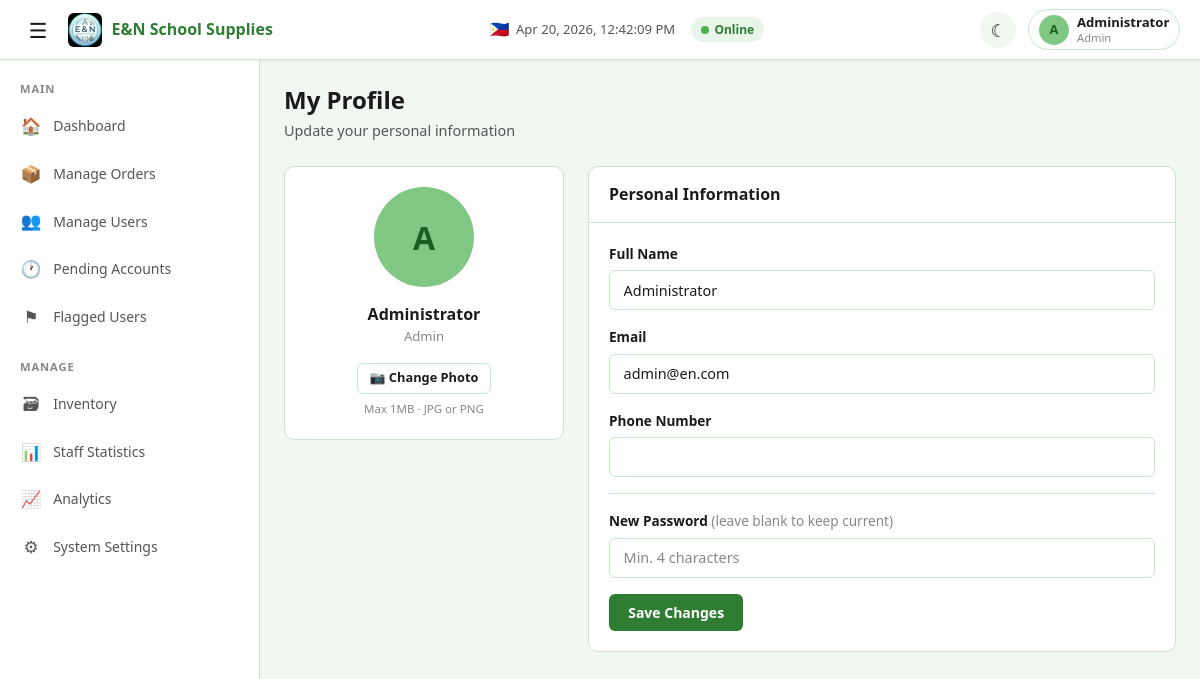
Screenshot of /admin/profile.php (signed in) with the database file from the repository.
### tables this page shows
CREATE TABLE IF NOT EXISTS `system_settings` (
  `setting_key`   VARCHAR(100) PRIMARY KEY,
  `setting_value` TEXT         NOT NULL,
  `updated_at`    TIMESTAMP    NOT NULL DEFAULT CURRENT_TIMESTAMP ON UPDATE CURRENT_TIMESTAMP
);

CREATE TABLE IF NOT EXISTS `users` (
  `id`               INT AUTO_INCREMENT PRIMARY KEY,
  `full_name`        VARCHAR(150)    NOT NULL,
  `email`            VARCHAR(150)    NOT NULL UNIQUE,
  `phone`            VARCHAR(20)     NOT NULL DEFAULT '',
  `password`         TEXT            NOT NULL,
  `role`             ENUM('admin','staff','customer') NOT NULL,
  `status`           ENUM('active','pending','flagged') NOT NULL DEFAULT 'active',
  `flag_reason`      TEXT            NULL,
  `profile_image`    VARCHAR(255)    NULL,
  `theme_preference` ENUM('light','dark','auto') NOT NULL DEFAULT 'auto',
  `created_by`       INT             NULL,
  `created_at`       TIMESTAMP       NOT NULL DEFAULT CURRENT_TIMESTAMP,
  `updated_at`       TIMESTAMP       NOT NULL DEFAULT CURRENT_TIMESTAMP ON UPDATE CURRENT_TIMESTAMP,
  CONSTRAINT `fk_users_created_by` FOREIGN KEY (`created_by`) REFERENCES `users`(`id`) ON DELETE SET NULL
);

### admin/profile.php (called while the page is built, shortened)
<?php
require_once __DIR__ . '/../includes/auth.php';
$user = get_current_user_data();
$activePage = 'profile';
include __DIR__ . '/../includes/layout_header.php';
include __DIR__ . '/../includes/profile_content.php';
include __DIR__ . '/../includes/layout_footer.php';

### includes/helpers.php (called while the page is built, shortened)
<?php
function current_user_id(): ?int {
    return $_SESSION['user_id'] ?? null;
}

### includes/auth.php (called while the page is built, shortened)
<?php
require_once __DIR__ . '/config.php';
require_once __DIR__ . '/helpers.php';
function get_current_user_data(): ?array {
    global $pdo;
    $userId = current_user_id();
    try {
        $stmt = $pdo->prepare("SELECT * FROM users WHERE id = ? LIMIT 1");
        $stmt->execute([$userId]);
        return $stmt->fetch() ?: null;
    } catch (Exception $e) {
        return null;
    }
}

### includes/config.php (called while the page is built, shortened)
<?php
$configFile = BASE_PATH . 'config.json';
$config = json_decode(file_get_contents($configFile), true);
$dbConf = $config['database'];
try {
    $dsn = sprintf(
        'mysql:host=%s;dbname=%s;charset=%s',
        $dbConf['host'],
        $dbConf['name'],
        $dbConf['charset']
    );
    $pdo = new PDO($dsn, $dbConf['user'], $dbConf['password'], [
        PDO::ATTR_ERRMODE            => PDO::ERRMODE_EXCEPTION,
        PDO::ATTR_DEFAULT_FETCH_MODE => PDO::FETCH_ASSOC,
        PDO::ATTR_EMULATE_PREPARES   => false,
    ]);
} catch (PDOException $e) {
    die('Database connection failed: ' . $e->getMessage());
}
function get_setting(string $key, string $default = ''): string {
    global $pdo;
    try {
        $stmt = $pdo->prepare("SELECT setting_value FROM system_settings WHERE setting_key = ? LIMIT 1");
        $stmt->execute([$key]);
        $row = $stmt->fetch();
        return $row ? $row['setting_value'] : $default;
    } catch (Exception $e) {
        return $default;
    }
}

### includes/profile_content.php (the view, shortened to what this page needs)
<div class="page-header">
  <h1>My Profile</h1>
  <p class="subtitle">Update your personal information</p>
</div>
<div style="display:grid; grid-template-columns: 280px 1fr; gap: 1.5rem; max-width: 900px;">
  <div class="card" style="align-self:start">
    <div class="card-body" style="text-align:center">
      <div style="width:100px;height:100px;border-radius:50%;overflow:hidden;margin:0 auto 1rem;background:var(--accent);display:flex;align-items:center;justify-content:center;font-size:2rem;font-weight:700;color:#1b5e20;">
        <?php if (!empty($user['profile_image'])): ?>
          <img id="avatar-preview" src="<?= $basePath . $user['profile_image'] ?>" alt="Avatar" style="width:100%;height:100%;object-fit:cover;">
        <?php else:
          $parts = explode(' ', $user['full_name']);
          $initials = strtoupper(substr($parts[0], 0, 1));
        ?>
          <span id="avatar-preview"><?= $initials ?></span>
        <?php endif; ?>
      </div>
      <h3 style="font-size:1rem;"><?= htmlspecialchars($user['full_name']) ?></h3>
      <p class="text-muted" style="font-size:0.82rem;text-transform:capitalize;margin-bottom:1rem"><?= $user['role'] ?></p>
      <form id="avatar-form" enctype="multipart/form-data" style="margin-top:0.5rem;">
        <label class="btn btn-outline btn-sm" style="cursor:pointer">
          &#128247; Change Photo
        </label>
        <p class="text-muted" style="font-size:0.72rem;margin-top:0.4rem">Max 1MB · JPG or PNG</p>
      </form>
    </div>
  </div>
  <div class="card">
    <div class="card-header">
      <h3 style="font-size:1rem">Personal Information</h3>
    </div>
    <div class="card-body">
      <form id="profile-form">
        <div class="form-group">
          <label class="form-label" for="full_name">Full Name</label>
          <input class="form-input" type="text" id="full_name" name="full_name" value="<?= htmlspecialchars($user['full_name']) ?>" required>
        </div>
        <div class="form-group">
          <label class="form-label" for="email">Email</label>
          <input class="form-input" type="email" id="email" name="email" value="<?= htmlspecialchars($user['email']) ?>" required>
        </div>
        <div class="form-group">
          <label class="form-label" for="phone">Phone Number</label>
          <input class="form-input" type="text" id="phone" name="phone" value="<?= htmlspecialchars($user['phone']) ?>">
        </div>
        <hr style="border:none;border-top:1px solid var(--border);margin:1rem 0">
        <div class="form-group">
          <label class="form-label" for="password">New Password <span class="text-muted" style="font-weight:400">(leave blank to keep current)</span></label>
          <input class="form-input" type="password" id="password" name="password" placeholder="Min. 4 characters">
        </div>
        <button type="submit" class="btn btn-primary">Save Changes</button>
      </form>
    </div>
  </div>
</div>

### includes/layout_header.php (shortened to what this page needs)
<?php
$storeName  = get_setting('store_name', 'E&N School Supplies');
$logoPath   = get_setting('logo_path', 'assets/images/logo.png');
$sysStatus  = get_setting('system_status', 'online');
$forceDark  = get_setting('force_dark_mode', '0');
$role       = $user['role'] ?? '';
$basePath   = '';
$scriptPath = $_SERVER['SCRIPT_NAME'] ?? '';
if (strpos($scriptPath, '/admin/') !== false ||
    strpos($scriptPath, '/staff/') !== false ||
    strpos($scriptPath, '/customer/') !== false) {
    $basePath = '../';
}
?>
<!DOCTYPE html>
<html lang="en">
<head>
  <link rel="stylesheet" href="<?= $basePath ?>assets/css/global.css">
  <link rel="stylesheet" href="<?= $basePath ?>assets/css/components.css">
  <link rel="stylesheet" href="<?= $basePath ?>assets/css/sidebar.css">
</head>
<body
  data-base-path="<?= $basePath ?>"
  data-user-id="<?= $user['id'] ?? '' ?>"
  data-theme-preference="<?= $user['theme_preference'] ?? 'auto' ?>"
  data-force-dark-mode="<?= $forceDark ?>"
>
<nav class="navbar">
  <div class="navbar-left">
    <button class="hamburger" id="hamburger-btn" title="Toggle sidebar">&#9776;</button>
    <a href="<?= $basePath ?>index.php" class="navbar-brand">
      <img src="<?= $basePath . $logoPath ?>" alt="Logo" onerror="this.style.display='none'">
      <span class="brand-name"><?= htmlspecialchars($storeName) ?></span>
    </a>
  </div>
  <div class="navbar-center">
    <div class="navbar-datetime">
      <span class="ph-flag">&#127477;&#127469;</span>
      <span id="navbar-datetime"></span>
    </div>
    <span class="system-status <?= $sysStatus ?>">
      <span class="status-dot"></span>
      <?= ucfirst($sysStatus) ?>
    </span>
  </div>
  <div class="navbar-right">
    <button class="theme-toggle" id="theme-toggle" title="Toggle theme">&#9790;</button>
    <div class="profile-section">
      <div class="profile-trigger" id="profile-trigger">
        <?php
        $avatarPath = $basePath . ($user['profile_image'] ?? '');
        $initials = '';
        if (!empty($user['full_name'])) {
            $parts = explode(' ', $user['full_name']);
            $initials = strtoupper(substr($parts[0], 0, 1));
        }
        ?>
        <?php if (!empty($user['profile_image'])): ?>
          <img class="profile-avatar" src="<?= $avatarPath ?>" alt="Avatar">
        <?php else: ?>
          <span class="profile-avatar"><?= $initials ?></span>
        <?php endif; ?>
        <div class="profile-info">
          <span class="profile-name"><?= htmlspecialchars($user['full_name'] ?? 'User') ?></span>
          <span class="profile-role"><?= htmlspecialchars($role) ?></span>
        </div>
      </div>
    </div>
  </div>
</nav>
<aside class="sidebar">
  <?php if ($role === 'admin'): ?>
    <div class="sidebar-section">
      <div class="sidebar-section-title">Main</div>
      <a class="sidebar-item <?= ($activePage === 'dashboard') ? 'active' : '' ?>" href="<?= $basePath ?>admin/dashboard.php">
        <span class="sidebar-icon">&#127968;</span>
        <span class="sidebar-label">Dashboard</span>
      </a>
      <a class="sidebar-item <?= ($activePage === 'orders') ? 'active' : '' ?>" href="<?= $basePath ?>admin/manage_orders.php">
        <span class="sidebar-icon">&#128230;</span>
        <span class="sidebar-label">Manage Orders</span>
      </a>
      <a class="sidebar-item <?= ($activePage === 'users') ? 'active' : '' ?>" href="<?= $basePath ?>admin/manage_users.php">
        <span class="sidebar-icon">&#128101;</span>
        <span class="sidebar-label">Manage Users</span>
      </a>
      <a class="sidebar-item <?= ($activePage === 'pending') ? 'active' : '' ?>" href="<?= $basePath ?>admin/pending_accounts.php">
        <span class="sidebar-icon">&#128336;</span>
        <span class="sidebar-label">Pending Accounts</span>
      </a>
      <a class="sidebar-item <?= ($activePage === 'flagged') ? 'active' : '' ?>" href="<?= $basePath ?>admin/flagged_users.php">
        <span class="sidebar-icon">&#9873;</span>
        <span class="sidebar-label">Flagged Users</span>
      </a>
    </div>
    <div class="sidebar-section">
      <div class="sidebar-section-title">Manage</div>
      <a class="sidebar-item <?= ($activePage === 'inventory') ? 'active' : '' ?>" href="<?= $basePath ?>admin/inventory.php">
        <span class="sidebar-icon">&#128451;</span>
        <span class="sidebar-label">Inventory</span>
      </a>
      <a class="sidebar-item <?= ($activePage === 'staff_stats') ? 'active' : '' ?>" href="<?= $basePath ?>admin/staff_statistics.php">
        <span class="sidebar-icon">&#128202;</span>
        <span class="sidebar-label">Staff Statistics</span>
      </a>
      <a class="sidebar-item <?= ($activePage === 'analytics') ? 'active' : '' ?>" href="<?= $basePath ?>admin/analytics.php">
        <span class="sidebar-icon">&#128200;</span>
        <span class="sidebar-label">Analytics</span>
      </a>
      <a class="sidebar-item <?= ($activePage === 'settings') ? 'active' : '' ?>" href="<?= $basePath ?>admin/system_settings.php">
        <span class="sidebar-icon">&#9881;</span>
        <span class="sidebar-label">System Settings</span>
      </a>
    </div>
  <?php endif; ?>
</aside>
<main class="page-content">

### assets/css/global.css (style rules this page uses)
:root { --primary: #2e7d32; --primary-light: #4caf50; --primary-hover: #256428; --accent: #81c784; --surface: #ffffff; --background: #f1f8f1; --text-primary: #1b1b1b; --text-secondary: #555555; --text-muted: #888888; --border: #c8e6c9; --border-light: #e0e0e0; --danger: #d32f2f; --danger-hover: #b71c1c; --warning: #f9a825; --warning-hover: #f57f17; --success: #2e7d32; --info: #1565c0; --shadow-sm: 0 1px 3px rgba(0,0,0,0.08); --shadow-md: 0 4px 12px rgba(0,0,0,0.1); --shadow-lg: 0 8px 28px rgba(0,0,0,0.13); --radius-sm: 6px; --radius-md: 10px; --radius-lg: 16px; --radius-full: 999px; --font-family: 'Segoe UI', 'Inter', Arial, sans-serif; --font-mono: 'Courier New', monospace; --transition: 0.2s ease; --sidebar-width: 260px; --sidebar-collapsed: 64px; --navbar-height: 60px; --toast-success-bg: #e8f5e9; --toast-success-border: #4caf50; --toast-error-bg: #ffebee; --toast-error-border: #d32f2f; --toast-warning-bg: #fff8e1; --toast-warning-border: #f9a825; --toast-info-bg: #e3f2fd; --toast-info-border: #1565c0; }
*, *::before, *::after { box-sizing: border-box; margin: 0; padding: 0; }
html { font-size: 16px; scroll-behavior: smooth; }
body { font-family: var(--font-family); background-color: var(--background); color: var(--text-primary); line-height: 1.6; min-height: 100vh; -webkit-font-smoothing: antialiased; -moz-osx-font-smoothing: grayscale; }
a { color: var(--primary); text-decoration: none; transition: color var(--transition); }
img { max-width: 100%; height: auto; display: block; }
input, select, textarea, button { font-family: inherit; font-size: inherit; }
h1 { font-size: 1.75rem; font-weight: 700; line-height: 1.3; }
h3 { font-size: 1.25rem; font-weight: 600; line-height: 1.4; }
.text-muted { color: var(--text-muted); }
.page-content { flex: 1; margin-left: var(--sidebar-width); padding-top: var(--navbar-height); padding-left: 1.5rem; padding-right: 1.5rem; padding-bottom: 2rem; transition: margin-left var(--transition); min-height: 100vh; }
.page-header { margin-bottom: 1.5rem; padding-top: 1.5rem; }
.page-header h1 { font-size: 1.5rem; font-weight: 700; }
.page-header .subtitle { color: var(--text-secondary); font-size: 0.9rem; margin-top: 0.25rem; }

### assets/css/components.css (style rules this page uses)
.btn { display: inline-flex; align-items: center; justify-content: center; gap: 0.4rem; padding: 0.55rem 1.2rem; border: none; border-radius: var(--radius-sm); font-size: 0.875rem; font-weight: 600; cursor: pointer; transition: all var(--transition); text-decoration: none; white-space: nowrap; line-height: 1.4; }
.btn-primary { background: var(--primary); color: #ffffff; }
.btn-outline { background: transparent; border: 1.5px solid var(--border); color: var(--text-primary); }
.btn-sm { padding: 0.35rem 0.75rem; font-size: 0.8rem; }
.form-group { margin-bottom: 1rem; }
.form-label { display: block; font-size: 0.85rem; font-weight: 600; color: var(--text-primary); margin-bottom: 0.35rem; }
.form-input, .form-select, .form-textarea { width: 100%; padding: 0.6rem 0.85rem; border: 1.5px solid var(--border); border-radius: var(--radius-sm); background: var(--surface); color: var(--text-primary); font-size: 0.9rem; transition: border-color var(--transition), box-shadow var(--transition); outline: none; }
.form-input::placeholder, .form-textarea::placeholder { color: var(--text-muted); }
.card { background: var(--surface); border: 1px solid var(--border); border-radius: var(--radius-md); overflow: hidden; transition: box-shadow var(--transition); }
.card-body { padding: 1.25rem; }
.card-header { padding: 1rem 1.25rem; border-bottom: 1px solid var(--border); font-weight: 600; }
.system-status { display: inline-flex; align-items: center; gap: 0.35rem; padding: 0.2rem 0.6rem; border-radius: var(--radius-full); font-size: 0.75rem; font-weight: 600; }
.system-status .status-dot { width: 8px; height: 8px; border-radius: 50%; }
.system-status.online .status-dot { background: #4caf50; }
.system-status.online { background: #e8f5e9; color: #2e7d32; }

### rows the page displays
system_settings: setting_value (picture)
system_settings: setting_value "E&N School Supplies"
system_settings: setting_value "Online"
users: full_name "A", full_name "Administrator", role "Admin", email "admin@en.com"
